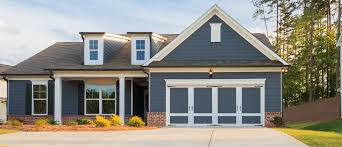
#> input picture AtteluAtpazisana/majas/download (1).jpg, 342 x 147 px, found by its file name; its folder holds 4 pictures in this run
$ python bilzuapstrade.py
#> lines starting #> are read from the running program, lines starting #| are printed output that depends on the picture
import os
import pandas as pd
import numpy as np
import matplotlib.pyplot as plt
import seaborn as sb
import pickle
from termcolor import colored as cl
from PIL import Image
from sklearn.model_selection import train_test_split

from sklearn.linear_model import LinearRegression
from sklearn.linear_model import Ridge
from sklearn.linear_model import Lasso
from sklearn.linear_model import BayesianRidge
from sklearn.linear_model import ElasticNet
from sklearn.ensemble import RandomForestClassifier
from sklearn.metrics import accuracy_score
from sklearn.metrics import explained_variance_score as evs
from sklearn.metrics import r2_score as r2


images = []
labels = []

image_address = "AtteluAtpazisana/majas/"

for names in os.listdir(image_address):
    image = Image.open(os.path.join(image_address, names)).resize((200, 200), Image.Resampling.NEAREST)
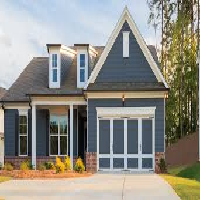
#> image: PIL image 200x200 RGB; mean R, G, B 144.1, 141.9, 132.9
    images.append(np.array(image))
    if "hous" in names:
        labels.append(1)
    else:
        labels.append(0)
#> pass 2 of the loop `for names in os.listdir(image_address):`:
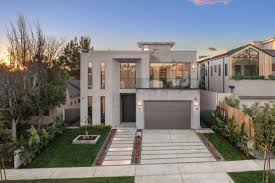
#> input picture AtteluAtpazisana/majas/download (2).jpg, 275 x 183 px, found by its file name
#> `image = Image.open(os.path.join(image_address, names)).resize((200, 20..`:
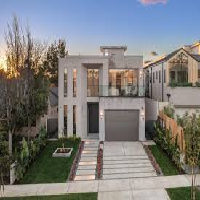
#> image: PIL image 200x200 RGB; mean R, G, B 126.2, 126.4, 126.5
#> pass 3 of the loop `for names in os.listdir(image_address):`:
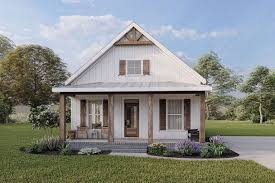
#> input picture AtteluAtpazisana/majas/download (3).jpg, 275 x 183 px, found by its file name
#> `image = Image.open(os.path.join(image_address, names)).resize((200, 20..`:
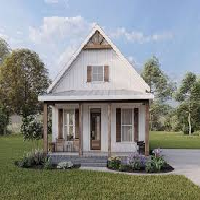
#> image: PIL image 200x200 RGB; mean R, G, B 135.5, 139, 135
#> the loop made 4 passes; the first 3 are shown

# print(images)


images = np.array(images)
labels = np.array(labels)

images = images/255.0 #
images = images.reshape(images.shape[0], -1)

x_train, x_test, y_train, y_test = train_test_split(images, labels, test_size=0.2, random_state=0)

model = RandomForestClassifier()

model.fit(x_train, y_train)

prediction = model.predict(x_test)

precision = accuracy_score(y_test, prediction)

print(precision)
